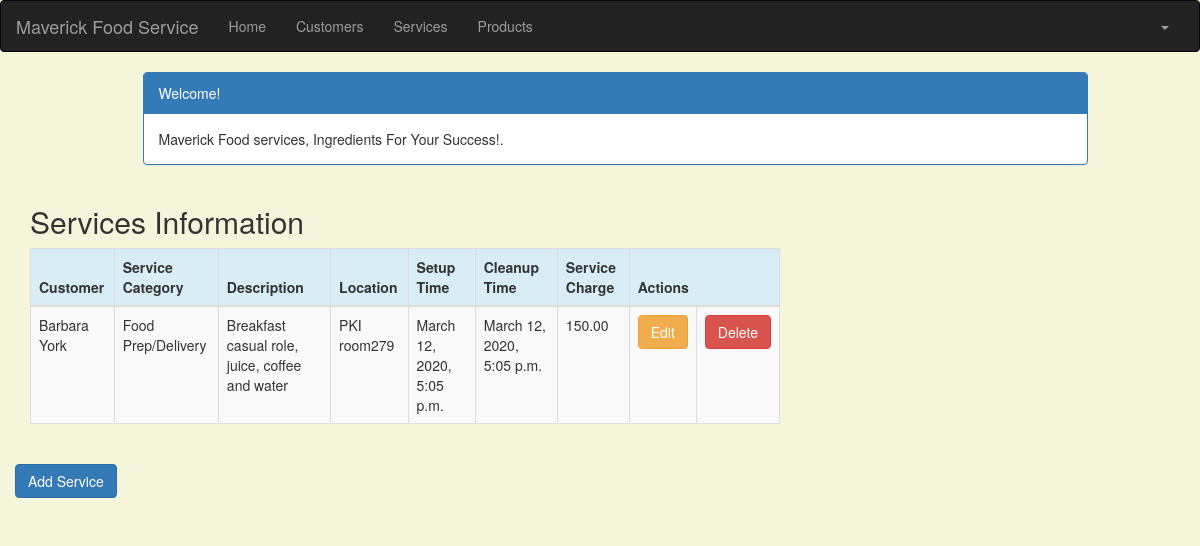
Screenshot of /service_list (signed in) with the database file from the repository.
### crm/models.py (models this page shows, shortened)
class Service(models.Model):
    cust_name = models.ForeignKey(Customer, on_delete=models.CASCADE, related_name='services')
    service_category = models.CharField(max_length=100)
    description = models.TextField()
    location = models.CharField(max_length=200)
    setup_time = models.DateTimeField(
        default=timezone.now)
    cleanup_time = models.DateTimeField(
        default=timezone.now)
    service_charge = models.DecimalField(max_digits=10, decimal_places=2)
    created_date = models.DateTimeField(
        default=timezone.now)
    updated_date = models.DateTimeField(auto_now_add=True)

class Customer(models.Model):
    cust_name = models.CharField(max_length=50)
    organization = models.CharField(max_length=100, blank=True)
    role = models.CharField(max_length=100)
    email = models.EmailField(max_length=100)
    bldgroom = models.CharField(max_length=100)
    address = models.CharField(max_length=200)
    account_number = models.IntegerField(blank=False, null=False)
    city = models.CharField(max_length=50)
    state = models.CharField(max_length=50)
    zipcode = models.CharField(max_length=10)
    phone_number = models.CharField(max_length=50)
    created_date = models.DateTimeField(
        default=timezone.now)
    updated_date = models.DateTimeField(auto_now_add=True)
    def __str__(self):
            return str(self.cust_name)

### crm/views.py (the view)
# urls.py: path('service_list', views.service_list, name='service_list'),
@login_required
def service_list(request):
   services = Service.objects.filter(created_date__lte=timezone.now())
   return render(request, 'crm/service_list.html', {'services': services})

### crm/templates/crm/service_list.html (shortened to what this page needs)
<!DOCTYPE html>
{% extends 'crm/base.html' %}
{% block content %}
    <head>
        <link rel="stylesheet" href="https://maxcdn.bootstrapcdn.com/bootstrap/3.3.4/css/bootstrap.min.css">
    </head>
    <body>
    <div class="container">
        <div class="row">
            <div class="col-md-10 col-md-offset-1">
                <div class="panel panel-primary">
                    <div class="panel-heading">Welcome!</div>
                    <div class="panel-body">
                        Maverick Food services, Ingredients For Your Success!.
                    </div>
                </div>
            </div>
        </div>
    </div>
    <div class="row">
        <h2 style="padding-left: 15Px">Services Information</h2>
    </div>
    <div>
        <table class="table table-striped table-bordered table-hover">
            <thead>
            <tr class="bg-info">
                <th>Customer</th>
                <th>Service Category</th>
                <th>Description</th>
                <th>Location</th>
                <th>Setup Time</th>
                <th>Cleanup Time</th>
                <th>Service Charge</th>
                <th colspan="3">Actions</th>
            </tr>
            </thead>
            <tbody>
            {% for service in services %}
                <tr>
                    <td>{{ service.cust_name }}</td>
                    <td>{{ service.service_category }}</td>
                    <td>{{ service.description }}</td>
                    <td>{{ service.location }}</td>
                    <td>{{ service.setup_time }}</td>
                    <td>{{ service.cleanup_time }}</td>
                    <td>{{ service.service_charge }}</td>
                    <td><a href="{% url 'crm:service_edit' pk=service.pk %}"
                           class="btn btn-warning">Edit</a></td>
                    <td><a href="{% url 'crm:service_delete' pk=service.pk %}"
                           onclick="return confirm('Are you sure you want to delete?')"
                           class="btn btn-danger">Delete</a>
                    </td>
                </tr>
            {% endfor %}
            </tbody>
        </table>
    </div>
    <div class="row">
         <a href="{% url 'crm:service_new' %}" class="row"><span
                    class="btn btn-primary">Add Service</span></a>
     </div>
    </body>
{% endblock %}

### crm/templates/crm/service_list.html (style rules this page uses)
body { background-color: beige; }

### rows the page displays
Service: cust_name "Barbara York", service_category "Food Prep/Delivery", description "Breakfast casual role, juice, coffee and water", location "PKI room279", setup_time "March 12, 2020, 5:05 p.m.", cleanup_time "March 12, 2020, 5:05 p.m.", service_charge "150.00"
